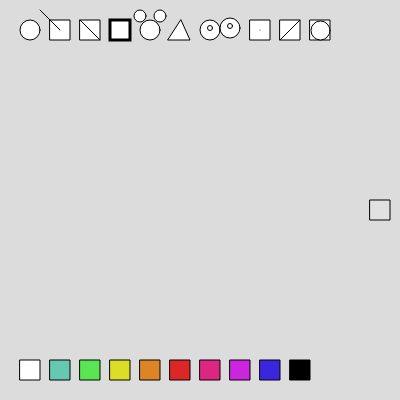
Frame 1 (no input)
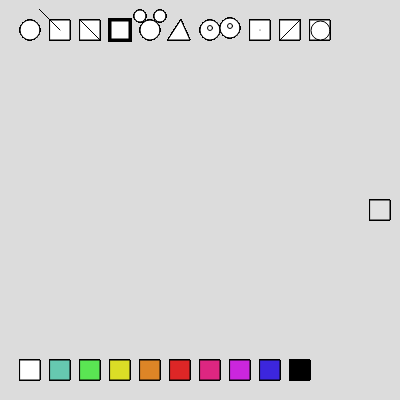
Frame 60 (no input)
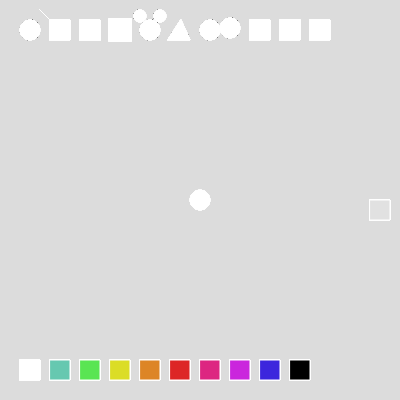
Frame 120 (the mouse pressed at the canvas centre since frame 60)

The p5.js sketch that drew these frames (run headless with seeded random() and noise() and a simulated clock; from frame 60 on, the mouse is pressed at the canvas centre):

// p5.js sketch
// ── sketch.js
var posxbot1 = 20;
var posybot1 = 20;
var tambot1 = 20;

var posxbot2 = 50;
var posybot2 = 20;
var tambot2 = 20;

var posxbot3 = 80;
var posybot3 = 20;
var tambot3 = 20

var posxbot4 = 110;
var posybot4 = 20;
var tambot4 = 20;

var posxbot5 = 140;
var posybot5 = 20;
var tambot5 = 20;

var posxbot6 = 170;
var posybot6 = 20;
var tambot6 = 20;

var posxbot7 = 200;
var posybot7 = 20;
var tambot7 = 20;

var posxbot8 = 250;
var posybot8 = 20;
var tambot8 = 20;

var posxbot9 = 280;
var posybot9 = 20;
var tambot9 = 20;

var posxbot10 = 310;
var posybot10 = 20;
var tambot10 = 20;

var posxbot11 = 20;
var posybot11 = 360;
var tambot11 = 20;

var posxbot12 = 50;
var posybot12 = 360;
var tambot12 = 20;

var posxbot13 = 80;
var posybot13 = 360;
var tambot13 = 20;

var posxbot14 = 110;
var posybot14 = 360;
var tambot14 = 20;

var posxbot15 = 140;
var posybot15 = 360;
var tambot15 = 20;

var posxbot16 = 170;
var posybot16 = 360;
var tambot16 = 20;

var posxbot17 = 200;
var posybot17 = 360;
var tambot17 = 20;

var posxbot18 = 230;
var posybot18 = 360;
var tambot18 = 20;

var posxbot19 = 260;
var posybot19 = 360;
var tambot19 = 20;

var posxbot20 = 290;
var posybot20= 360;
var tambot20= 20;

var posxbotbor=370;
var posybotbor=200;
var tambotbor=20

var hersel = 0;
var colsel = 0;

function setup() {
  createCanvas(400, 400);
  background(220);
}

function draw() {
  //grafica del botón
  //1
  fill(255);
  strokeWeight(1)
  ellipse(posxbot1 + 10, posybot1 + 10, tambot1, tambot1);
  //2
  fill(255);
  strokeWeight(1)
  rect(posxbot2, posybot2, tambot2, tambot2);
  line(60, 30, 40, 10);
  //bot3, hersel2
  fill(255);
  strokeWeight(1);
  rect(posxbot3, posybot3, tambot3, tambot3);
  line(posxbot3, posybot3, posxbot3 + 20, posybot3 + 20);
  //bot4, hersel3
  fill(255);
  strokeWeight(3)
  rect(posxbot4, posybot4, tambot4, tambot4);
  //bot5, hersel4
  fill(255);
  strokeWeight(1);
  ellipse(posxbot5 + 10, posybot5 + 10, tambot5, tambot5);
  ellipse(140, 16, 12, 12);
  ellipse(160, 16, 12, 12);
  //bot 6 hersel5
  fill(255);
  triangle(posxbot6 + 11, posybot6, posxbot6 + 20, posybot6 + 20, posxbot6 - 2, posybot6 + 20);
  //bot7 hersel6
  ellipse(posxbot7 + 10, posybot7 + 10, tambot7);
  ellipse(posxbot7 + 30, posybot7 + 8, tambot7);
  ellipse(posxbot7 + 10, posybot7 + 8, 5);
  ellipse(posxbot7 + 30, posybot7 + 6, 5);
  //bot8 hersel7
  fill(255);
  rect(posxbot8, posybot8, tambot8, tambot8);
  point(posxbot8 + 10, posybot8 + 10);
  //bot9 hersel8
  fill(255);
  rect(posxbot9, posybot9, tambot9, tambot9);
  line(280,40,300,20);
  //bot 10 hersel9
  fill(255);
  rect(posxbot10, posybot10, tambot10, tambot10);
  ellipse(posxbot10+10.5,posybot10+10.5,tambot10-1);
  //bot 11 colsel10
  fill(255);
  rect(posxbot11, posybot11, tambot11, tambot11);
  //bot 12 colsel1
  fill(102,200,176);
  rect(posxbot12, posybot12, tambot12, tambot12);
  //bot 13 colsel2
  fill(90,229,83);
  rect(posxbot13, posybot13, tambot13, tambot13);
  //bot 14 colsel3
  fill(219,221,38);
  rect(posxbot14, posybot14, tambot14, tambot14);
  //bot 15 colsel4
  fill(221,133,38);
  rect(posxbot15, posybot15, tambot15, tambot15);
  //bot 16 colsel5
  fill(221,38,38);
  rect(posxbot16, posybot16, tambot16, tambot16);
  //bot 17 colsel6
  fill(221,38,129);
  rect(posxbot17, posybot17, tambot17, tambot17);
  //bot 18 colsel7
  fill(202,38,221);
  rect(posxbot18, posybot18, tambot18, tambot18);
  //bot 19 colsel8
  fill(60,38,221);
  rect(posxbot19, posybot19, tambot19, tambot19);
  //bot 20 colsel9
  fill(0);
  rect(posxbot20, posybot20, tambot20, tambot20);
  
  //boton borrado 
  fill(225);
  rect(posxbotbor,posybotbor,tambotbor, tambotbor);
  




  if (mouseIsPressed) {
    
    if (colsel == 10) {
      background(225)
      }

    if (colsel == 0) {
      fill(255)
      stroke(255)
      }
    if (colsel == 1) {
      fill(102,200,176)
      stroke(255)
      }
    if (colsel == 2) {
      fill(90,229,83)
      stroke(90,229,83)
      }
    if (colsel == 3) {
      fill(219,221,38)
      stroke(90,229,83)
      }
    if (colsel == 4) {
      fill(221,133,38)
      stroke(0)
      }
     if (colsel == 5) {
      fill(221,38,38)
      stroke(22)
      }
    if (colsel == 6) {
      fill(221,38,129)
      stroke(221,38,129)
      }
    if (colsel == 7) {
      fill(202,38,221)
      stroke(221,38,129)
      }
    if (colsel == 8) {
      fill(60,38,221)
      stroke(255)
      }
    if (colsel == 9) {
      fill(0)
      stroke(255)
      }

      if (hersel == 0) {
        strokeWeight(1)
        ellipse(mouseX, mouseY, 20, 20);
      }
      if (hersel == 1) {
        strokeWeight(1)
        rect(mouseX, mouseY, 20, 20);
      }

      if (hersel == 1) {
        strokeWeight(1)
        line(mouseX + 10, mouseY + 10, mouseX - 10, mouseY - 10);
      }

      if (hersel == 2) {
        strokeWeight(1)
        line(mouseX + 20, mouseY + 200, mouseX, mouseY);
      }
      if (hersel == 3) {
        strokeWeight(3)
        quad(mouseX + 10, mouseY + 15, mouseX + 70, mouseY + 30, mouseX + 50, mouseY + 10, mouseX, mouseY);
      }
      if (hersel == 4) {
        strokeWeight(1)
        ellipse(mouseX + 11, mouseY + 30, 20);
        ellipse(mouseX, mouseY + 16, 12, 12);
        ellipse(mouseX + 20, mouseY + 15, 12, 12);

      }
      if (hersel == 5) {
        strokeWeight(1)
        triangle(mouseX, mouseY + 30, mouseX - 20, mouseY, mouseX + 20, mouseY);
        triangle(mouseX - 40, mouseY + 30, mouseX - 60, mouseY, mouseX - 20, mouseY);

        triangle(mouseX, mouseY + 30, mouseX - 40, mouseY + 30, mouseX - 20, mouseY + 60);
      }
      if (hersel == 6) {
        strokeWeight(1)
        ellipse(mouseX, mouseY, 20, 20);
        ellipse(mouseX + 20, mouseY + 3, 20, 20);
        ellipse(mouseX, mouseY, 5);
        ellipse(mouseX + 20, mouseY, 5);
      }
      if (hersel == 7) {
        point(mouseX, mouseY, 20, 20)
      }
      if (hersel == 8) {
        strokeWeight(1)
        line(width / 2, height / 2, mouseX, mouseY);
      }
      if (hersel == 9) {
        strokeWeight(1)
        ellipse(width / 2, height / 2, mouseX + 2, mouseY + 2);
      }
      //Definición de area de funcion del boton.

      if (mouseX > posxbot1 && mouseX < posxbot1 + tambot1 && mouseY > posybot1 && mouseY < posybot1 + tambot1) {
        hersel = 0;
      }

      if (mouseX > posxbot2 && mouseX < posxbot2 + tambot2 && mouseY > posybot2 && mouseY < posybot2 + tambot2) {
        hersel = 1;
      }
      if (mouseX > posxbot3 && mouseX < posxbot3 + tambot3 && mouseY > posybot3 && mouseY < posybot3 + tambot3) {
        hersel = 2;
      }
      if (mouseX > posxbot4 && mouseX < posxbot4 + tambot4 && mouseY > posybot4 && mouseY < posybot4 + tambot4) {
        hersel = 3;
      }
      if (mouseX > posxbot5 && mouseX < posxbot5 + tambot5 && mouseY > posybot5 && mouseY < posybot5 + tambot5) {
        hersel = 4;
      }

      if (mouseX > posxbot6 && mouseX < posxbot6 + tambot6 && mouseY > posybot6 && mouseY < posybot6 + tambot6) {
        hersel = 5;
      }
      if (mouseX > posxbot7 && mouseX < posxbot7 + tambot7 && mouseY > posybot7 && mouseY < posybot7 + tambot7) {
        hersel = 6;
      }
      if (mouseX > posxbot8 && mouseX < posxbot8 + tambot8 && mouseY > posybot8 && mouseY < posybot8 + tambot8) {
        hersel = 7;
      }
      if (mouseX > posxbot9 && mouseX < posxbot9 + tambot9 && mouseY > posybot9 && mouseY < posybot9 + tambot9) {
        hersel = 8;
      }
      if (mouseX > posxbot10 && mouseX < posxbot10 + tambot10 && mouseY > posybot10 && mouseY < posybot10 + tambot10) {
        hersel = 9;
      }
    if (mouseX > posxbot11 && mouseX < posxbot11 + tambot11 && mouseY > posybot11 && mouseY < posybot11 + tambot11) {
        colsel = 0;
      }
    if (mouseX > posxbot12 && mouseX < posxbot12 + tambot12 && mouseY > posybot12 && mouseY < posybot12 + tambot12) {
        colsel=1;
      }
    if (mouseX > posxbot13 && mouseX < posxbot13 + tambot13 && mouseY > posybot13 && mouseY < posybot13 + tambot13) {
        colsel=2;
      }
    if (mouseX > posxbot14 && mouseX < posxbot14 + tambot14 && mouseY > posybot14 && mouseY < posybot14 + tambot14) {
        colsel=3;
      }
    if (mouseX > posxbot15 && mouseX < posxbot15 + tambot15 && mouseY > posybot15 && mouseY < posybot15 + tambot15) {
        colsel=4;
      }
    if (mouseX > posxbot16 && mouseX < posxbot16 + tambot16 && mouseY > posybot16 && mouseY < posybot16 + tambot16) {
        colsel=5;
      }
    if (mouseX > posxbot17 && mouseX < posxbot17 + tambot17 && mouseY > posybot17 && mouseY < posybot17 + tambot17) {
        colsel=6;
      }
    if (mouseX > posxbot18 && mouseX < posxbot18 + tambot18 && mouseY > posybot18 && mouseY < posybot18 + tambot18) {
        colsel=7;
      }
    if (mouseX > posxbot19 && mouseX < posxbot19 + tambot19 && mouseY > posybot19 && mouseY < posybot19 + tambot19) {
        colsel=8;
      }
    if (mouseX > posxbot20 && mouseX < posxbot20 + tambot20 && mouseY > posybot20 && mouseY < posybot20 + tambot20) {
        colsel=9;
      
      }
    if (mouseX > posxbotbor && mouseX < posxbotbor + tambotbor && mouseY > posybotbor && mouseY < posybotbor + tambotbor) {
        colsel=10;
      }
    }
  }
